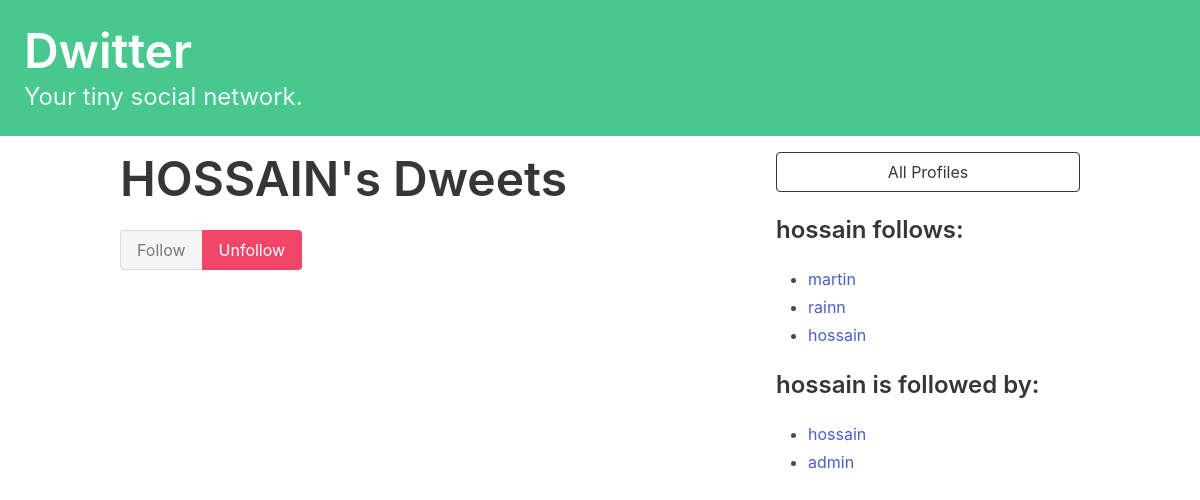
The app's page /profile/4 (signed in) with its own data.
### dwitter/models.py (models this page shows, shortened)
class Profile(models.Model):
    user = models.OneToOneField(User, on_delete=models.CASCADE)
    follows = models.ManyToManyField(
        "self",
        related_name="followed_by",
        symmetrical=False,
        blank=True
    )
    def __str__(self):
        return self.user.username

### dwitter/views.py (the view, shortened to what this page needs)
# urls.py: path("profile/<int:pk>", profile, name="profile"),
def profile(request, pk):
    if not hasattr(request.user, 'profile'):
        missing_profile = Profile(user=request.user)
        missing_profile.save()
    profile  = Profile.objects.get(pk=pk)
    return render(request, "dwitter/profile.html", {"profile":profile})

### dwitter/templates/dwitter/profile.html (shortened to what this page needs)
{% extends 'base.html' %}
{% block content %}
<div class="column">
    <div class="block">
    <h1 class="title is-1">
        {{profile.user.username|upper}}'s Dweets
    </h1>
    </div>
    <form method="post">
        <div class="buttons has-addons">
        {% if profile in user.profile.follows.all %}
            <button class="button is-success is-static">Follow</button>
            <button class="button is-danger" name="follow" value="unfollow">
                Unfollow
            </button>
        {% else %}
            <button class="button is-success" name="follow" value="follow">
                Follow
            </button>
            <button class="button is-danger is-static">Unfollow</button>
        {% endif %}
        </div>
    </form>
</div>
<div class="column is-one-third">
    <div class="block">
        <a href="{% url 'dwitter:profile_list' %}">
            <button class="button is-dark is-outlined is-fullwidth">
                All Profiles
            </button>
        </a>
    </div>
    <div class="block">
        <h3 class="title is-4">
            {{profile.user.username}} follows:
        </h3>
        <div class="content">
            <ul>
            {% for following in profile.follows.all %}
                <li>
                    <a href="{% url 'dwitter:profile' following.id %}">
                        {{ following }}
                    </a>
                </li>
            {% endfor %}
            </ul>
        </div>
    </div>
    <div class="block">
        <h3 class="title is-4">
            {{profile.user.username}} is followed by:
        </h3>
        <div class="content">
            <ul>
            {% for follower in profile.followed_by.all %}
                <li>
                    <a href="{% url 'dwitter:profile' follower.id %}">
                        {{ follower }}
                    </a>
                </li>
            {% endfor %}
            </ul>
        </div>
    </div>
</div>
{% endblock content %}

### records on screen
Profile: user.username "HOSSAIN", user.username "hossain"
Profile: user.username "martin"
Profile: user.username "rainn"
Profile: user.username "admin"
